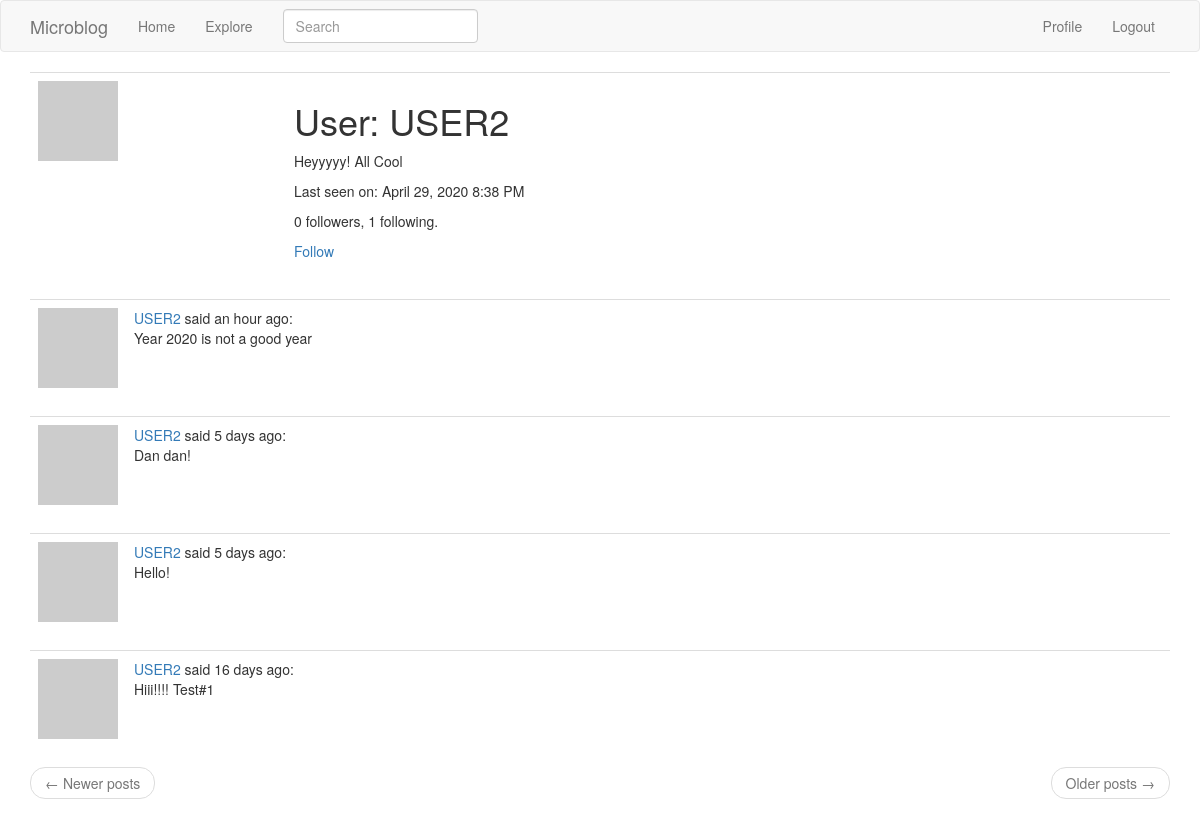
The page /user/USER2 (signed in) on the database its author committed.
### app/models.py (models this page shows, shortened)
class User(UserMixin, db.Model):
    id = db.Column(db.Integer, primary_key = True)
    username = db.Column(db.String(64), index = True, unique = True)
    email = db.Column(db.String(120),index = True, unique = True)
    password_hash = db.Column(db.String(128))
    posts = db.relationship('Post', backref = 'author', lazy = 'dynamic')
    about_me = db.Column(db.String(140))
    last_seen = db.Column(db.DateTime, default=datetime.utcnow)
    followed = db.relationship(
        'User', secondary=followers,
        primaryjoin=(followers.c.follower_id == id),
        secondaryjoin=(followers.c.followed_id == id),
        backref=db.backref('followers', lazy='dynamic'), lazy='dynamic')
    def avatar(self, size):
        digest = md5(self.email.lower().encode('utf-8')).hexdigest()
        return 'https://www.gravatar.com/avatar/{}?d=identicon&s={}'.format(
            digest, size)
    def is_following(self, user):
        return self.followed.filter(
            followers.c.followed_id == user.id).count() > 0

class SearchableMixin(object):
    @classmethod
    def before_commit(cls, session):
        session._changes = {
            'add': list(session.new),
            'update': list(session.dirty),
            'delete': list(session.deleted)
        }
    @classmethod
    def after_commit(cls, session):
        for obj in session._changes['add']:
            if isinstance(obj, SearchableMixin):
                add_to_index(obj.__tablename__, obj)
        for obj in session._changes['update']:
            if isinstance(obj, SearchableMixin):
                add_to_index(obj.__tablename__, obj)
        for obj in session._changes['delete']:
            if isinstance(obj, SearchableMixin):
                remove_from_index(obj.__tablename__, obj)
        session._changes = None

class Post(SearchableMixin, db.Model):
    __searchable__ = ['caption']
    id = db.Column(db.Integer, primary_key = True)
    caption = db.Column(db.String(150))
    timestamp = db.Column(db.DateTime, index = True, default = datetime.utcnow)
    user_id = db.Column(db.Integer, db.ForeignKey('user.id'))

### app/main/routes.py (the view)
@bp.route('/user/<username>')
@login_required
def user(username):
    user = User.query.filter_by(username=username).first_or_404()
    page = request.args.get('page', 1, type=int)
    posts = user.posts.order_by(Post.timestamp.desc()).paginate(
        page, current_app.config['POSTS_PER_PAGE'], False)
    next_url = url_for('main.user', username=user.username, page=posts.next_num) \
        if posts.has_next else None
    prev_url = url_for('main.user', username=user.username, page=posts.prev_num) \
        if posts.has_prev else None
    return render_template('user.html', user=user, posts=posts.items, next_url = next_url, prev_url = prev_url)

### app/main/forms.py
class SearchForm(FlaskForm):
    q = StringField('Search', validators=[DataRequired()])
    def __init__(self, *args, **kwargs):
        if 'formdata' not in kwargs:
            kwargs['formdata'] = request.args
        if 'csrf_enabled' not in kwargs:
            kwargs['csrf_enabled'] = False
        super(SearchForm, self).__init__(*args, **kwargs)

### app/main/routes.py (called while the page is built)
@bp.before_app_request
def before_request():
    if current_user.is_authenticated:
        current_user.last_seen = datetime.utcnow()
        db.session.commit()
        g.search_form = SearchForm()
    g.locale = str(get_locale())

### app/models.py (called while the page is built)
@login.user_loader
def load_user(id):
    return User.query.get(int(id))

### app/templates/user.html
{% extends "base.html" %}
{% block app_content %}
    <table class="table table-hover">
        <tr>
            <td width="256px"><img src="{{ user.avatar(256) }}"></td>
            <td>
                <h1>{{ ('User') }}: {{ user.username }}</h1>
                {% if user.about_me %}<p>{{ user.about_me }}</p>{% endif %}
                {% if user.last_seen %}
                    <p>{{ ('Last seen on') }}: {{ moment(user.last_seen).format('LLL') }}</p>
                {% endif %}
                <p>{{ user.followers.count() }} followers, {{ user.followed.count() }} following.</p>
                {% if user == current_user %}
                <p><a href="{{ url_for('main.edit_profile') }}">{{ ('Edit your profile') }}</a></p>
                {% elif not current_user.is_following(user) %}
                <p><a href="{{ url_for('main.follow', username=user.username) }}">{{ ('Follow') }}</a></p>
                {% else %}
                <p><a href="{{ url_for('main.unfollow', username=user.username) }}">{{ ('Unfollow') }}</a></p>
                {% endif %}
            </td>
        </tr>
    </table>
    {% for post in posts %}
        {% include '_post.html' %}
    {% endfor %}
    <nav aria-label="...">
        <ul class="pager">
            <li class="previous{% if not prev_url %} disabled{% endif %}">
                <a href="{{ prev_url or '#' }}">
                    <span aria-hidden="true">&larr;</span> {{ ('Newer posts') }}
                </a>
            </li>
            <li class="next{% if not next_url %} disabled{% endif %}">
                <a href="{{ next_url or '#' }}">
                    {{ ('Older posts') }} <span aria-hidden="true">&rarr;</span>
                </a>
            </li>
        </ul>
    </nav>
{% endblock %}

### app/templates/_post.html
<table class="table table-hover">
    <tr>
        <td width="70px">
            <a href="{{ url_for('main.user', username=post.author.username) }}">
                <img src="{{ post.author.avatar(70) }}" />
            </a>
        </td>
        <td>
            <a href="{{ url_for('main.user', username=post.author.username) }}">
                {{ post.author.username }}
            </a>
            said {{ moment(post.timestamp).fromNow() }}:
            <br>
            {{ post.caption }}
        </td>
    </tr>
</table>

### rows shown on the page
User: username "USER2", about_me "Heyyyyy! All Cool", last_seen "April 29, 2020 8:38 PM"
Post: author.username "USER2", timestamp "an hour ago", caption "Year 2020 is not a good year"
Post: author.username "USER2", timestamp "5 days ago", caption "Dan dan!"
Post: author.username "USER2", timestamp "5 days ago", caption "Hello!"
Post: author.username "USER2", timestamp "16 days ago", caption "Hiii!!!! Test#1"

### other values the page prints
{{ ('Home') }} "Home"
{{ ('Explore') }} "Explore"
{{ ('Profile') }} "Profile"
{{ ('Logout') }} "Logout"
{{ ('User') }} "User"
{{ ('Last seen on') }} "Last seen on"
{{ user.followers.count() }} "0"
{{ user.followed.count() }} "1"
{{ ('Follow') }} "Follow"
{{ ('Newer posts') }} "Newer posts"
{{ ('Older posts') }} "Older posts"
